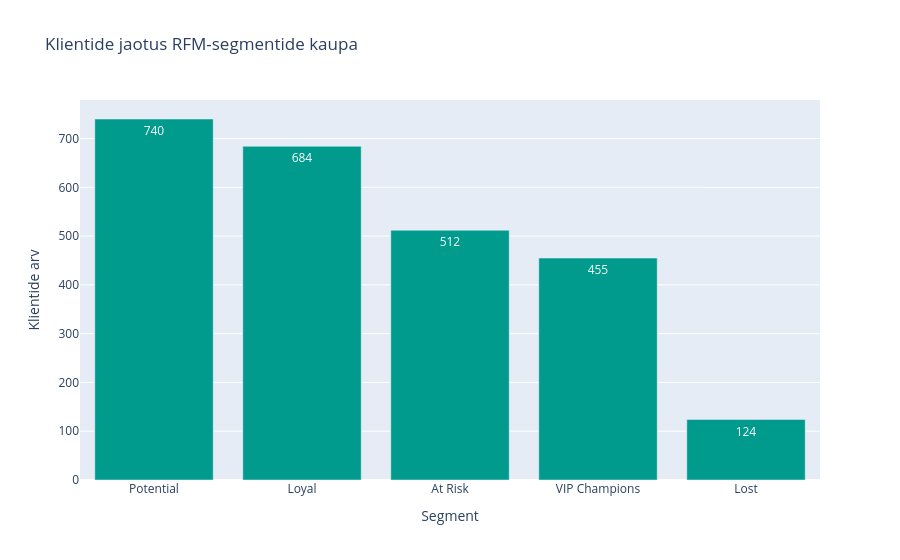

The code cell stored with this chart in its notebook:
### Markdown cell above
## Roll D — visualiseerimine

**Mida teeme?** Loome juhendis nõutud kolm Plotly visualiseeringut.

**Miks?** Iga graafik vastab eraldi äriküsimusele: segmentide suurus, kliendi värskuse ja väärtuse seos ning kõige väärtuslikumad VIP-kliendid.

### Code cell
segment_counts = rfm["Segment"].value_counts().reset_index()
segment_counts.columns = ["Segment", "Klientide arv"]

fig_segments = px.bar(
    segment_counts,
    x="Segment",
    y="Klientide arv",
    title="Klientide jaotus RFM-segmentide kaupa",
    text="Klientide arv",
    color_discrete_sequence=["#009B8D"]
)

fig_segments.show()

### Figure 1 — Plotly figure (JSON) as saved in the notebook; plotly's stock layout.template omitted (floating-point values rounded to 4 significant figures)
{"data": [{"hovertemplate": "Segment=%{x}<br>Klientide arv=%{text}<extra></extra>", "legendgroup": "", "marker": {"color": "#009B8D", "pattern": {"shape": ""}}, "name": "", "orientation": "v", "showlegend": false, "text": [740.0, 684.0, 512.0, 455.0, 124.0], "textposition": "auto", "type": "bar", "x": ["Potential", "Loyal", "At Risk", "VIP Champions", "Lost"], "xaxis": "x", "y": [740, 684, 512, 455, 124], "yaxis": "y"}], "layout": {"barmode": "relative", "legend": {"tracegroupgap": 0}, "title": {"text": "Klientide jaotus RFM-segmentide kaupa"}, "xaxis": {"anchor": "y", "domain": [0, 1], "title": {"text": "Segment"}}, "yaxis": {"anchor": "x", "domain": [0, 1], "title": {"text": "Klientide arv"}}}}
